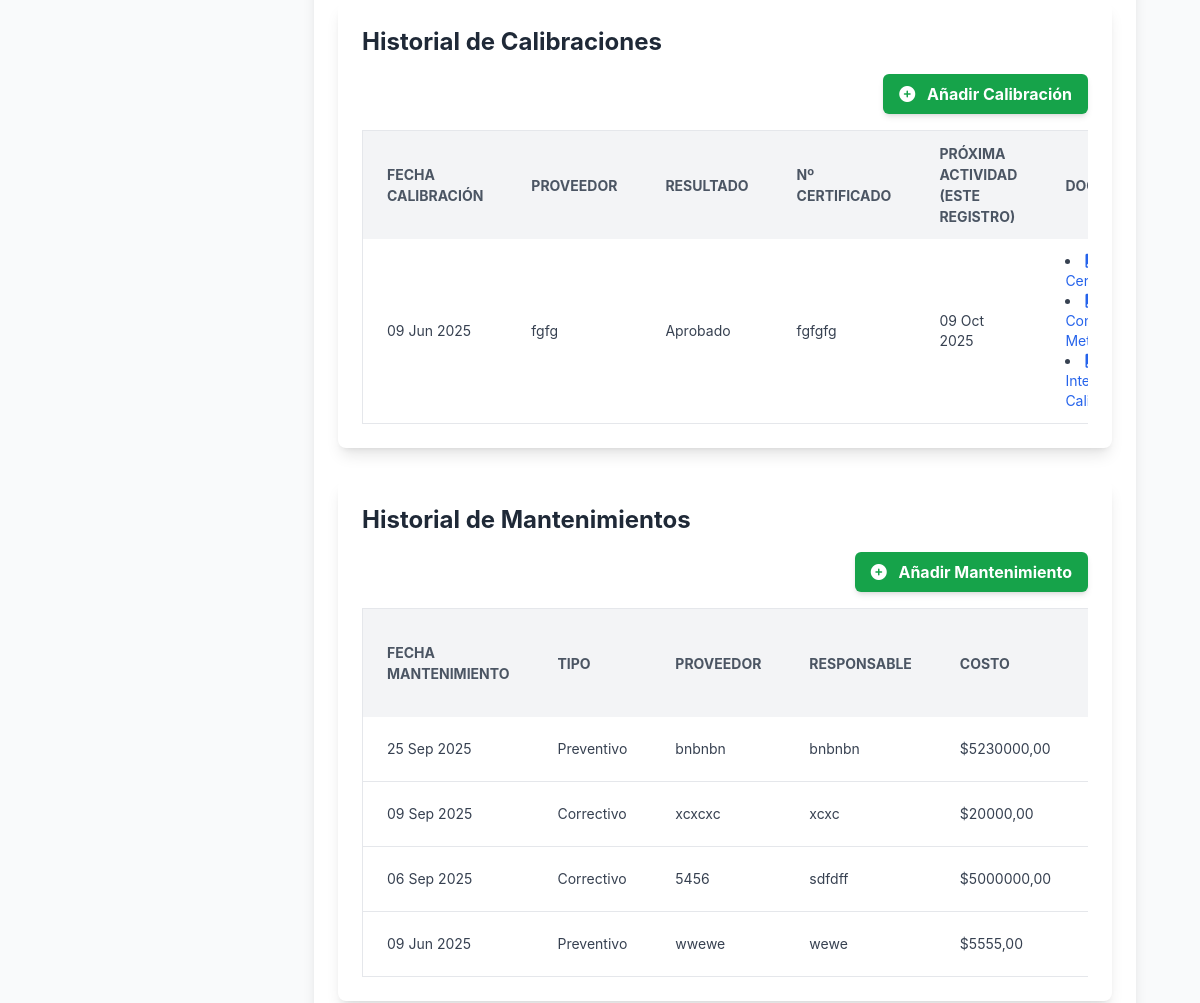
The app's page /core/equipos/5/ (signed in, middle part), older data.
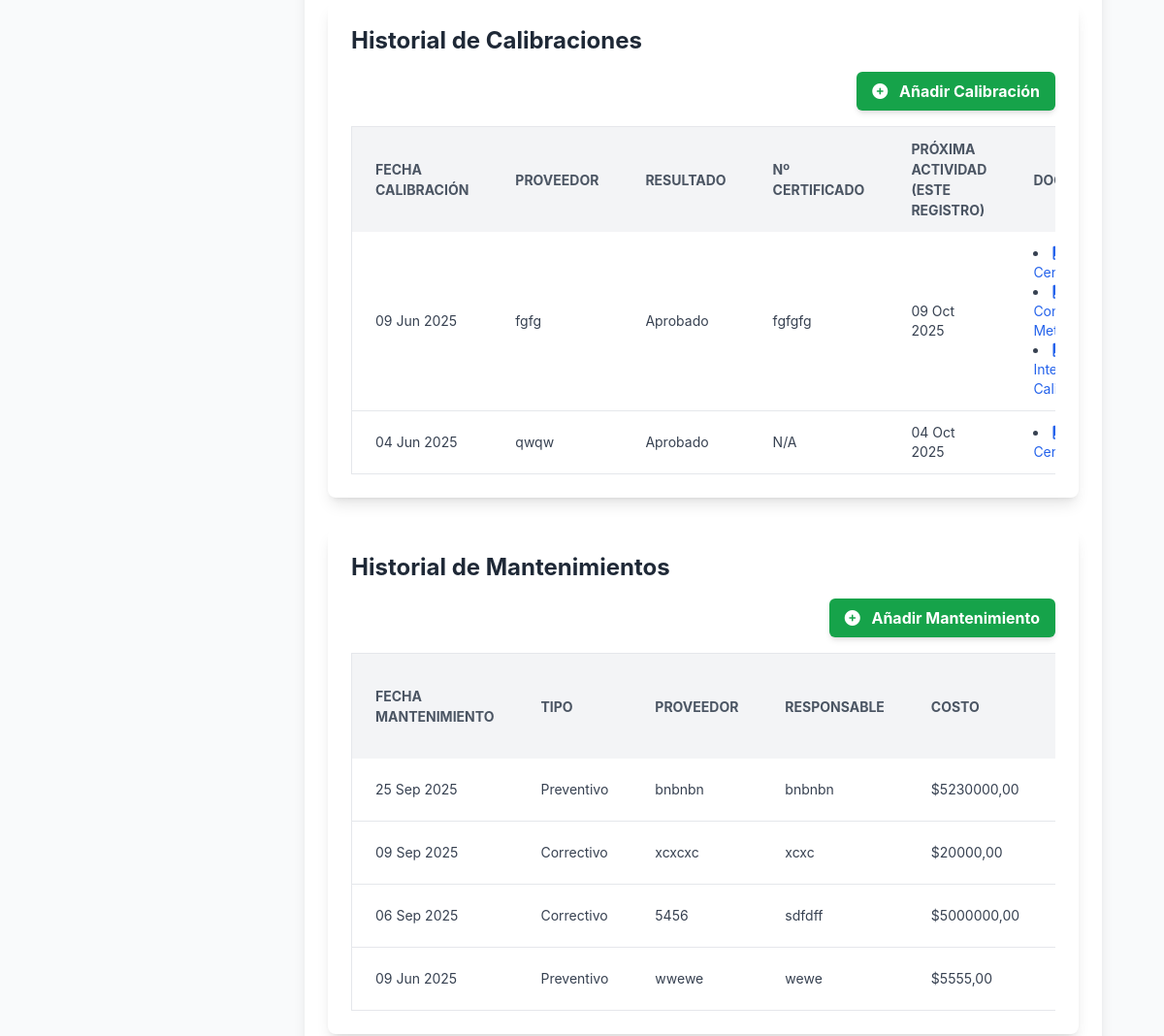
The same page, newer data.
### core/models.py (models this page shows, shortened)
class Calibracion(models.Model):
    equipo = models.ForeignKey(Equipo, on_delete=models.CASCADE, related_name='calibraciones')
    fecha_calibracion = models.DateField(verbose_name="Fecha de Calibración")
    proveedor = models.ForeignKey(Proveedor, on_delete=models.SET_NULL, null=True, blank=True, related_name='calibraciones_realizadas', limit_choices_to={'tipo_servicio__in': ['Calibración', 'Otro']}) # Ajuste en limit_choices_to
    nombre_proveedor = models.CharField(max_length=255, blank=True, null=True, help_text="Nombre del proveedor si no está en la lista.")
    resultado = models.CharField(max_length=100, choices=[('Aprobado', 'Aprobado'), ('No Aprobado', 'No Aprobado')])
    numero_certificado = models.CharField(max_length=100, blank=True, null=True)
    documento_calibracion = models.FileField(upload_to=get_upload_path, blank=True, null=True, verbose_name="Documento de Calibración (PDF)")
    confirmacion_metrologica_pdf = models.FileField(upload_to=get_upload_path, blank=True, null=True, verbose_name="Confirmación Metrológica (PDF)")
    intervalos_calibracion_pdf = models.FileField(upload_to=get_upload_path, blank=True, null=True, verbose_name="Intervalos de Calibración (PDF)") # Nuevo campo
    observaciones = models.TextField(blank=True, null=True)
    fecha_registro = models.DateTimeField(auto_now_add=True)
    class Meta:
        verbose_name = "Calibración"
        verbose_name_plural = "Calibraciones"
        permissions = [
            ("can_view_calibracion", "Can view calibracion"),
            ("can_add_calibracion", "Can add calibracion"),
            ("can_change_calibracion", "Can change calibracion"),
            ("can_delete_calibracion", "Can delete calibracion"),
        ]

class Mantenimiento(models.Model):
    TIPO_MANTENIMIENTO_CHOICES = [
        ('Preventivo', 'Preventivo'),
        ('Correctivo', 'Correctivo'),
        ('Predictivo', 'Predictivo'),
        ('Inspección', 'Inspección'),
        ('Otro', 'Otro'),
    ]
    equipo = models.ForeignKey(Equipo, on_delete=models.CASCADE, related_name='mantenimientos')
    fecha_mantenimiento = models.DateField(verbose_name="Fecha de Mantenimiento")
    tipo_mantenimiento = models.CharField(max_length=50, choices=TIPO_MANTENIMIENTO_CHOICES)
    proveedor = models.ForeignKey(Proveedor, on_delete=models.SET_NULL, null=True, blank=True, related_name='mantenimientos_realizados', limit_choices_to={'tipo_servicio__in': ['Mantenimiento', 'Otro']}) # Ajuste en limit_choices_to
    nombre_proveedor = models.CharField(max_length=255, blank=True, null=True, help_text="Nombre del proveedor si no está en la lista.")
    responsable = models.CharField(max_length=255, blank=True, null=True, help_text="Persona o entidad que realizó el mantenimiento.")
    costo = models.DecimalField(max_digits=10, decimal_places=2, blank=True, null=True)
    descripcion = models.TextField(blank=True, null=True, help_text="Descripción detallada del mantenimiento realizado.")
    documento_mantenimiento = models.FileField(upload_to=get_upload_path, blank=True, null=True, verbose_name="Documento de Mantenimiento (PDF)")
    observaciones = models.TextField(blank=True, null=True)
    fecha_registro = models.DateTimeField(auto_now_add=True)
    class Meta:
        verbose_name = "Mantenimiento"
        verbose_name_plural = "Mantenimientos"
        permissions = [
            ("can_view_mantenimiento", "Can view mantenimiento"),
            ("can_add_mantenimiento", "Can add mantenimiento"),
            ("can_change_mantenimiento", "Can change mantenimiento"),
            ("can_delete_mantenimiento", "Can delete mantenimiento"),
        ]

### core/views.py (the view)
# urls.py: path('equipos/<int:pk>/', views.detalle_equipo, name='detalle_equipo'),
@login_required
@permission_required('core.view_equipo', raise_exception=True)
def detalle_equipo(request, pk):
    equipo = get_object_or_404(Equipo, pk=pk)
    if not request.user.is_superuser and request.user.empresa != equipo.empresa:
        messages.error(request, 'No tienes permiso para ver este equipo.')
        return redirect('core:home')
    calibraciones = equipo.calibraciones.all().order_by('-fecha_calibracion')
    for cal in calibraciones:
        if equipo.frecuencia_calibracion_meses and cal.fecha_calibracion:
            cal.proxima_actividad_para_este_registro = cal.fecha_calibracion + relativedelta(months=int(equipo.frecuencia_calibracion_meses))
        else:
            cal.proxima_actividad_para_este_registro = None
    mantenimientos = equipo.mantenimientos.all().order_by('-fecha_mantenimiento')
    for mant in mantenimientos:
        if equipo.frecuencia_mantenimiento_meses and mant.fecha_mantenimiento:
            mant.proxima_actividad_para_este_registro = mant.fecha_mantenimiento + relativedelta(months=int(equipo.frecuencia_mantenimiento_meses))
        else:
            mant.proxima_actividad_para_este_registro = None
    comprobaciones = equipo.comprobaciones.all().order_by('-fecha_comprobacion')
    for comp in comprobaciones:
        if equipo.frecuencia_comprobacion_meses and comp.fecha_comprobacion:
            comp.proxima_actividad_para_este_registro = comp.fecha_comprobacion + relativedelta(months=int(equipo.frecuencia_comprobacion_meses))
        else:
            comp.proxima_actividad_para_este_registro = None
    baja_registro = None
    try:
        baja_registro = equipo.baja_registro
    except BajaEquipo.DoesNotExist:
        pass
    def get_file_url(file_field):
        if file_field and file_field.name:
            if default_storage.exists(file_field.name):
                return request.build_absolute_uri(file_field.url)
        return None
    logo_empresa_url = get_file_url(equipo.empresa.logo_empresa) if equipo.empresa and equipo.empresa.logo_empresa else None
    imagen_equipo_url = get_file_url(equipo.imagen_equipo)
    documento_baja_url = get_file_url(baja_registro.documento_baja) if baja_registro and baja_registro.documento_baja else None
    for cal in calibraciones:
        cal.documento_calibracion_url = get_file_url(cal.documento_calibracion)
        cal.confirmacion_metrologica_pdf_url = get_file_url(cal.confirmacion_metrologica_pdf)
        cal.intervalos_calibracion_pdf_url = get_file_url(cal.intervalos_calibracion_pdf)
    for mant in mantenimientos:
        mant.documento_mantenimiento_url = get_file_url(mant.documento_mantenimiento)
    for comp in comprobaciones:
        comp.documento_comprobacion_url = get_file_url(comp.documento_comprobacion)
    archivo_compra_pdf_url = get_file_url(equipo.archivo_compra_pdf)
    ficha_tecnica_pdf_url = get_file_url(equipo.ficha_tecnica_pdf)
    manual_pdf_url = get_file_url(equipo.manual_pdf)
    otros_documentos_pdf_url = get_file_url(equipo.otros_documentos_pdf)
    return render(request, 'core/detalle_equipo.html', {
        'equipo': equipo,
        'calibraciones': calibraciones,
        'mantenimientos': mantenimientos,
        'comprobaciones': comprobaciones,
        'baja_registro': baja_registro,
        'logo_empresa_url': logo_empresa_url,
        'imagen_equipo_url': imagen_equipo_url,
        'documento_baja_url': documento_baja_url,
        'archivo_compra_pdf_url': archivo_compra_pdf_url,
        'ficha_tecnica_pdf_url': ficha_tecnica_pdf_url,
        'manual_pdf_url': manual_pdf_url,
        'otros_documentos_pdf_url': otros_documentos_pdf_url,
        'titulo_pagina': f'Detalle de {equipo.nombre}',
    })

### core/templates/core/detalle_equipo.html (shortened to what the changed rows need)
{% extends 'base.html' %}
{% load static %}
{% block content %}
<div class="container mx-auto p-4 sm:p-6 lg:p-8">
    <div class="bg-white shadow-lg rounded-lg p-6 mb-6">
        <div class="mt-8 bg-white shadow-lg rounded-lg p-6">
            <h2 class="text-2xl font-bold text-gray-800 mb-4">Historial de Calibraciones</h2>
            {% if calibraciones %}
            <div class="overflow-x-auto">
                <table class="min-w-full bg-white border border-gray-200 rounded-lg">
                    <thead>
                        <tr class="bg-gray-100 text-gray-600 uppercase text-sm leading-normal">
                            <th class="py-3 px-6 text-left">Fecha Calibración</th>
                            <th class="py-3 px-6 text-left">Proveedor</th>
                            <th class="py-3 px-6 text-left">Resultado</th>
                            <th class="py-3 px-6 text-left">Nº Certificado</th>
                            <th class="py-3 px-6 text-left">Próxima Actividad (este registro)</th>
                            <th class="py-3 px-6 text-left">Documentos</th>
                        </tr>
                    </thead>
                    <tbody class="text-gray-700 text-sm">
                        {% for cal in calibraciones %}
                        <tr class="border-b border-gray-200 hover:bg-gray-50">
                            <td class="py-3 px-6 text-left whitespace-nowrap">{{ cal.fecha_calibracion|date:"d M Y" }}</td>
                            <td class="py-3 px-6 text-left">{{ cal.nombre_proveedor|default:"N/A" }}</td>
                            <td class="py-3 px-6 text-left">{{ cal.resultado }}</td>
                            <td class="py-3 px-6 text-left">{{ cal.numero_certificado|default:"N/A" }}</td>
                            <td class="py-3 px-6 text-left">
                                {% if cal.proxima_actividad_para_este_registro %}
                                    {{ cal.proxima_actividad_para_este_registro|date:"d M Y" }}
                                {% else %}
                                    N/A
                                {% endif %}
                            </td>
                            <td class="py-3 px-6 text-left">
                                <ul class="list-disc list-inside">
                                    {% if cal.documento_calibracion %}
                                        <li><a href="{{ cal.documento_calibracion.url }}" target="_blank" class="text-blue-600 hover:underline"><i class="fas fa-file-pdf mr-1"></i> Certificado</a></li>
                                    {% endif %}
                                    {% if cal.confirmacion_metrologica_pdf %}
                                        <li><a href="{{ cal.confirmacion_metrologica_pdf.url }}" target="_blank" class="text-blue-600 hover:underline"><i class="fas fa-file-pdf mr-1"></i> Confirmación Metrológica</a></li>
                                    {% endif %}
                                    {% if cal.intervalos_calibracion_pdf %}
                                        <li><a href="{{ cal.intervalos_calibracion_pdf.url }}" target="_blank" class="text-blue-600 hover:underline"><i class="fas fa-file-pdf mr-1"></i> Intervalos de Calibración</a></li>
                                    {% endif %}
                                </ul>
                            </td>
                        </tr>
                        {% endfor %}
                    </tbody>
                </table>
            </div>
            {% else %}
            <p class="text-gray-600">No hay calibraciones registradas para este equipo.</p>
            {% endif %}
        </div>
        <div class="mt-8 bg-white shadow-lg rounded-lg p-6">
            <h2 class="text-2xl font-bold text-gray-800 mb-4">Historial de Mantenimientos</h2>
            {% if mantenimientos %}
            <div class="overflow-x-auto">
                <table class="min-w-full bg-white border border-gray-200 rounded-lg">
                    <thead>
                        <tr class="bg-gray-100 text-gray-600 uppercase text-sm leading-normal">
                            <th class="py-3 px-6 text-left">Fecha Mantenimiento</th>
                            <th class="py-3 px-6 text-left">Tipo</th>
                            <th class="py-3 px-6 text-left">Proveedor</th>
                            <th class="py-3 px-6 text-left">Responsable</th>
                            <th class="py-3 px-6 text-left">Costo</th>
                            <th class="py-3 px-6 text-left">Próxima Actividad (este registro)</th>
                        </tr>
                    </thead>
                    <tbody class="text-gray-700 text-sm">
                        {% for mant in mantenimientos %}
                        <tr class="border-b border-gray-200 hover:bg-gray-50">
                            <td class="py-3 px-6 text-left whitespace-nowrap">{{ mant.fecha_mantenimiento|date:"d M Y" }}</td>
                            <td class="py-3 px-6 text-left">{{ mant.get_tipo_mantenimiento_display }}</td>
                            <td class="py-3 px-6 text-left">{{ mant.nombre_proveedor|default:"N/A" }}</td>
                            <td class="py-3 px-6 text-left">{{ mant.responsable|default:"N/A" }}</td>
                            <td class="py-3 px-6 text-left">${{ mant.costo|floatformat:2|default:"0.00" }}</td>
                            <td class="py-3 px-6 text-left">
                            </td>
                        </tr>
                        {% endfor %}
                    </tbody>
                </table>
            </div>
            {% else %}
            <p class="text-gray-600">No hay mantenimientos registrados para este equipo.</p>
            {% endif %}
        </div>
    </div>
</div>
{% endblock %}

Row changes from the older to the newer data that the page shows:
added Calibracion: fecha_calibracion "04 Jun 2025", nombre_proveedor "qwqw", resultado "Aprobado", numero_certificado "N/A", proxima_actividad_para_este_registro "04 Oct 2025"
